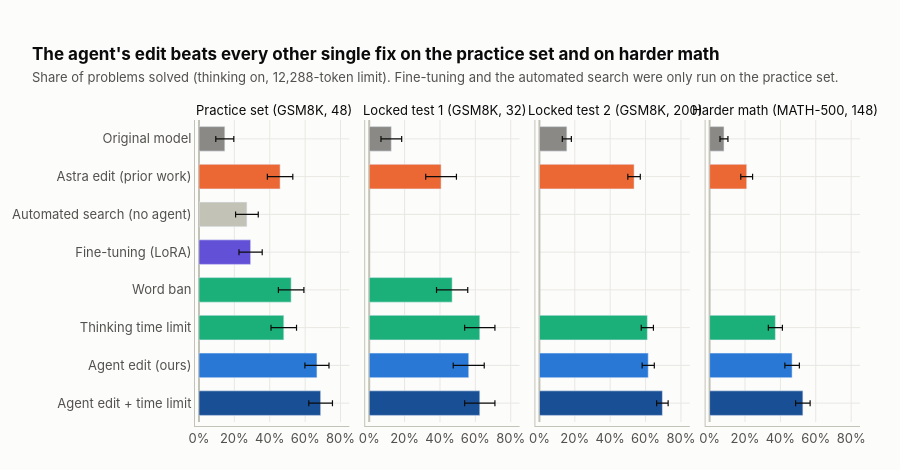

Notebook code cell kept with this figure:
### Markdown cell above
## 2. The headline: which fix works best?

Each panel is a different set of problems. Bars show the share solved, and the thin black lines are the
<abbr title="The range in which the true value probably lies, given how few problems we tested; ±1 standard error">error bars</abbr>.
Hover a bar to see what the method is and how many problems it solved.

### Code cell
ORDER = ["base", "astra", "m2a_naive", "ft_sft_ep2", "lbx_w10_t1", "bf4096", "m2a_a1_062959_102", "m2a_a1_062959_102+bf4096"]
fig = make_subplots(rows=1, cols=len(SETS), shared_yaxes=True, horizontal_spacing=0.03, subplot_titles=list(SETS.values()))
for j, tag in enumerate(SETS, start=1):
    for arm in ORDER:
        if not has(tag, arm):
            continue
        k, n = acc(tag, arm); p = k / n
        fig.add_bar(y=[label(arm)], x=[p], orientation="h", marker_color=color(arm), showlegend=False,
                    error_x=dict(type="data", array=[se(p, n)], color=INK, thickness=1.2, width=3),
                    customdata=[[k, n, se(p, n) * 100, desc(arm)]],
                    hovertemplate=f"<b>{label(arm)}</b> on {SETS[tag]}<br>solved <b>%{{customdata[0]}} of %{{customdata[1]}}</b> (%{{x:.0%}}, ±%{{customdata[2]:.0f}} points)<br><br>%{{customdata[3]}}<extra></extra>",
                    row=1, col=j)
    fig.update_xaxes(range=[0, 0.85], tickformat=".0%", col=j)
style(fig, 470, "The agent's edit beats every other single fix on the practice set and on harder math",
      "Share of problems solved (thinking on, 12,288-token limit). Fine-tuning and the automated search were only run on the practice set.")
fig.update_yaxes(categoryorder="array", categoryarray=[label(a) for a in ORDER[::-1]])
fig.update_layout(barmode="overlay", bargap=0.35)
for a in fig.layout.annotations:
    a.font = dict(size=13, color=INK)
show(fig)

### Figure 1 — Plotly figure (JSON) as saved in the notebook; plotly's stock layout.template omitted (floating-point values rounded to 4 significant figures)
{"data": [{"customdata": [[7, 48, 5.094, "Qwen3.5-0.8B exactly as released. No changes."]], "error_x": {"array": [0.05094], "color": "#0b0b0b", "thickness": 1.2, "type": "data", "width": 3}, "hovertemplate": "<b>Original model</b> on Practice set (GSM8K, 48)<br>solved <b>%{customdata[0]} of %{customdata[1]}</b> (%{x:.0%}, ±%{customdata[2]:.0f} points)<br><br>%{customdata[3]}<extra></extra>", "marker": {"color": "#8a8985"}, "orientation": "h", "showlegend": false, "type": "bar", "x": [0.1458], "xaxis": "x", "y": ["Original model"], "yaxis": "y"}, {"customdata": [[22, 48, 7.192, "The weight edit published in 'Sparks of Weight-Space Programming' (MIT, 2026), found by GPT-6 'Astra'<br>in 20 hours. It weakens one internal 'repetition' signal."]], "error_x": {"array": [0.07192], "color": "#0b0b0b", "thickness": 1.2, "type": "data", "width": 3}, "hovertemplate": "<b>Astra edit (prior work)</b> on Practice set (GSM8K, 48)<br>solved <b>%{customdata[0]} of %{customdata[1]}</b> (%{x:.0%}, ±%{customdata[2]:.0f} points)<br><br>%{customdata[3]}<extra></extra>", "marker": {"color": "#eb6834"}, "orientation": "h", "showlegend": false, "type": "bar", "x": [0.4583], "xaxis": "x", "y": ["Astra edit (prior work)"], "yaxis": "y"}, {"customdata": [[13, 48, 6.414, "A script that tried edits from the same toolbox as the agent, with the same budget<br>and the same feedback, but without an AI reasoning about what to try."]], "error_x": {"array": [0.06414], "color": "#0b0b0b", "thickness": 1.2, "type": "data", "width": 3}, "hovertemplate": "<b>Automated search (no agent)</b> on Practice set (GSM8K, 48)<br>solved <b>%{customdata[0]} of %{customdata[1]}</b> (%{x:.0%}, ±%{customdata[2]:.0f} points)<br><br>%{customdata[3]}<extra></extra>", "marker": {"color": "#c3c2b7"}, "orientation": "h", "showlegend": false, "type": "bar", "x": [0.2708], "xaxis": "x", "y": ["Automated search (no agent)"], "yaxis": "y"}, {"customdata": [[14, 48, 6.561, "Classic training: 175 examples of the model's own loop-free reasoning, 3 rounds,<br>17 GPU-hours. A standard, cheap fine-tuning recipe."]], "error_x": {"array": [0.06561], "color": "#0b0b0b", "thickness": 1.2, "type": "data", "width": 3}, "hovertemplate": "<b>Fine-tuning (LoRA)</b> on Practice set (GSM8K, 48)<br>solved <b>%{customdata[0]} of %{customdata[1]}</b> (%{x:.0%}, ±%{customdata[2]:.0f} points)<br><br>%{customdata[3]}<extra></extra>", "marker": {"color": "#6250d6"}, "orientation": "h", "showlegend": false, "type": "bar", "x": [0.2917], "xaxis": "x", "y": ["Fine-tuning (LoRA)"], "yaxis": "y"}, {"customdata": [[25, 48, 7.211, "No weight change. While the model writes, we make the word 'Wait' almost forbidden<br>and nudge it to stop thinking (a 'logit bias'). Best of 3 settings we tuned."]], "error_x": {"array": [0.07211], "color": "#0b0b0b", "thickness": 1.2, "type": "data", "width": 3}, "hovertemplate": "<b>Word ban</b> on Practice set (GSM8K, 48)<br>solved <b>%{customdata[0]} of %{customdata[1]}</b> (%{x:.0%}, ±%{customdata[2]:.0f} points)<br><br>%{customdata[3]}<extra></extra>", "marker": {"color": "#1baf7a"}, "orientation": "h", "showlegend": false, "type": "bar", "x": [0.5208], "xaxis": "x", "y": ["Word ban"], "yaxis": "y"}, {"customdata": [[23, 48, 7.211, "No weight change. After 4,096 tokens (~3,000 words) of thinking we cut it off<br>and force the model to answer ('budget forcing'). Best of 2 settings we tuned."]], "error_x": {"array": [0.07211], "color": "#0b0b0b", "thickness": 1.2, "type": "data", "width": 3}, "hovertemplate": "<b>Thinking time limit</b> on Practice set (GSM8K, 48)<br>solved <b>%{customdata[0]} of %{customdata[1]}</b> (%{x:.0%}, ±%{customdata[2]:.0f} points)<br><br>%{customdata[3]}<extra></extra>", "marker": {"color": "#1baf7a"}, "orientation": "h", "showlegend": false, "type": "bar", "x": [0.4792], "xaxis": "x", "y": ["Thinking time limit"], "yaxis": "y"}, {"customdata": [[32, 48, 6.804, "Four tiny changes found by a Claude agent in ~2 hours: quiet the impulse to say 'Wait'<br>(3 internal 'neurons') and strengthen the 'I'm done thinking' signal."]], "error_x": {"array": [0.06804], "color": "#0b0b0b", "thickness": 1.2, "type": "data", "width": 3}, "hovertemplate": "<b>Agent edit (ours)</b> on Practice set (GSM8K, 48)<br>solved <b>%{customdata[0]} of %{customdata[1]}</b> (%{x:.0%}, ±%{customdata[2]:.0f} points)<br><br>%{customdata[3]}<extra></extra>", "marker": {"color": "#2a78d6"}, "orientation": "h", "showlegend": false, "type": "bar", "x": [0.6667], "xaxis": "x", "y": ["Agent edit (ours)"], "yaxis": "y"}, {"customdata": [[33, 48, 6.69, "The agent's edit combined with the thinking time limit."]], "error_x": {"array": [0.0669], "color": "#0b0b0b", "thickness": 1.2, "type": "data", "width": 3}, "hovertemplate": "<b>Agent edit + time limit</b> on Practice set (GSM8K, 48)<br>solved <b>%{customdata[0]} of %{customdata[1]}</b> (%{x:.0%}, ±%{customdata[2]:.0f} points)<br><br>%{customdata[3]}<extra></extra>", "marker": {"color": "#184f95"}, "orientation": "h", "showlegend": false, "type": "bar", "x": [0.6875], "xaxis": "x", "y": ["Agent edit + time limit"], "yaxis": "y"}, {"customdata": [[4, 32, 5.846, "Qwen3.5-0.8B exactly as released. No changes."]], "error_x": {"array": [0.05846], "color": "#0b0b0b", "thickness": 1.2, "type": "data", "width": 3}, "hovertemplate": "<b>Original model</b> on Locked test 1 (GSM8K, 32)<br>solved <b>%{customdata[0]} of %{customdata[1]}</b> (%{x:.0%}, ±%{customdata[2]:.0f} points)<br><br>%{customdata[3]}<extra></extra>", "marker": {"color": "#8a8985"}, "orientation": "h", "showlegend": false, "type": "bar", "x": [0.125], "xaxis": "x2", "y": ["Original model"], "yaxis": "y2"}, {"customdata": [[13, 32, 8.682, "The weight edit published in 'Sparks of Weight-Space Programming' (MIT, 2026), found by GPT-6 'Astra'<br>in 20 hours. It weakens one internal 'repetition' signal."]], "error_x": {"array": [0.08682], "color": "#0b0b0b", "thickness": 1.2, "type": "data", "width": 3}, "hovertemplate": "<b>Astra edit (prior work)</b> on Locked test 1 (GSM8K, 32)<br>solved <b>%{customdata[0]} of %{customdata[1]}</b> (%{x:.0%}, ±%{customdata[2]:.0f} points)<br><br>%{customdata[3]}<extra></extra>", "marker": {"color": "#eb6834"}, "orientation": "h", "showlegend": false, "type": "bar", "x": [0.4062], "xaxis": "x2", "y": ["Astra edit (prior work)"], "yaxis": "y2"}, {"customdata": [[15, 32, 8.822, "No weight change. While the model writes, we make the word 'Wait' almost forbidden<br>and nudge it to stop thinking (a 'logit bias'). Best of 3 settings we tuned."]], "error_x": {"array": [0.08822], "color": "#0b0b0b", "thickness": 1.2, "type": "data", "width": 3}, "hovertemplate": "<b>Word ban</b> on Locked test 1 (GSM8K, 32)<br>solved <b>%{customdata[0]} of %{customdata[1]}</b> (%{x:.0%}, ±%{customdata[2]:.0f} points)<br><br>%{customdata[3]}<extra></extra>", "marker": {"color": "#1baf7a"}, "orientation": "h", "showlegend": false, "type": "bar", "x": [0.4688], "xaxis": "x2", "y": ["Word ban"], "yaxis": "y2"}, {"customdata": [[20, 32, 8.558, "No weight change. After 4,096 tokens (~3,000 words) of thinking we cut it off<br>and force the model to answer ('budget forcing'). Best of 2 settings we tuned."]], "error_x": {"array": [0.08558], "color": "#0b0b0b", "thickness": 1.2, "type": "data", "width": 3}, "hovertemplate": "<b>Thinking time limit</b> on Locked test 1 (GSM8K, 32)<br>solved <b>%{customdata[0]} of %{customdata[1]}</b> (%{x:.0%}, ±%{customdata[2]:.0f} points)<br><br>%{customdata[3]}<extra></extra>", "marker": {"color": "#1baf7a"}, "orientation": "h", "showlegend": false, "type": "bar", "x": [0.625], "xaxis": "x2", "y": ["Thinking time limit"], "yaxis": "y2"}, {"customdata": [[18, 32, 8.77, "Four tiny changes found by a Claude agent in ~2 hours: quiet the impulse to say 'Wait'<br>(3 internal 'neurons') and strengthen the 'I'm done thinking' signal."]], "error_x": {"array": [0.0877], "color": "#0b0b0b", "thickness": 1.2, "type": "data", "width": 3}, "hovertemplate": "<b>Agent edit (ours)</b> on Locked test 1 (GSM8K, 32)<br>solved <b>%{customdata[0]} of %{customdata[1]}</b> (%{x:.0%}, ±%{customdata[2]:.0f} points)<br><br>%{customdata[3]}<extra></extra>", "marker": {"color": "#2a78d6"}, "orientation": "h", "showlegend": false, "type": "bar", "x": [0.5625], "xaxis": "x2", "y": ["Agent edit (ours)"], "yaxis": "y2"}, {"customdata": [[20, 32, 8.558, "The agent's edit combined with the thinking time limit."]], "error_x": {"array": [0.08558], "color": "#0b0b0b", "thickness": 1.2, "type": "data", "width": 3}, "hovertemplate": "<b>Agent edit + time limit</b> on Locked test 1 (GSM8K, 32)<br>solved <b>%{customdata[0]} of %{customdata[1]}</b> (%{x:.0%}, ±%{customdata[2]:.0f} points)<br><br>%{customdata[3]}<extra></extra>", "marker": {"color": "#184f95"}, "orientation": "h", "showlegend": false, "type": "bar", "x": [0.625], "xaxis": "x2", "y": ["Agent edit + time limit"], "yaxis": "y2"}, {"customdata": [[31, 200, 2.559, "Qwen3.5-0.8B exactly as released. No changes."]], "error_x": {"array": [0.02559], "color": "#0b0b0b", "thickness": 1.2, "type": "data", "width": 3}, "hovertemplate": "<b>Original model</b> on Locked test 2 (GSM8K, 200)<br>solved <b>%{customdata[0]} of %{customdata[1]}</b> (%{x:.0%}, ±%{customdata[2]:.0f} points)<br><br>%{customdata[3]}<extra></extra>", "marker": {"color": "#8a8985"}, "orientation": "h", "showlegend": false, "type": "bar", "x": [0.155], "xaxis": "x3", "y": ["Original model"], "yaxis": "y3"}, {"customdata": [[107, 200, 3.527, "The weight edit published in 'Sparks of Weight-Space Programming' (MIT, 2026), found by GPT-6 'Astra'<br>in 20 hours. It weakens one internal 'repetition' signal."]], "error_x": {"array": [0.03527], "color": "#0b0b0b", "thickness": 1.2, "type": "data", "width": 3}, "hovertemplate": "<b>Astra edit (prior work)</b> on Locked test 2 (GSM8K, 200)<br>solved <b>%{customdata[0]} of %{customdata[1]}</b> (%{x:.0%}, ±%{customdata[2]:.0f} points)<br><br>%{customdata[3]}<extra></extra>", "marker": {"color": "#eb6834"}, "orientation": "h", "showlegend": false, "type": "bar", "x": [0.535], "xaxis": "x3", "y": ["Astra edit (prior work)"], "yaxis": "y3"}, {"customdata": [[122, 200, 3.449, "No weight change. After 4,096 tokens (~3,000 words) of thinking we cut it off<br>and force the model to answer ('budget forcing'). Best of 2 settings we tuned."]], "error_x": {"array": [0.03449], "color": "#0b0b0b", "thickness": 1.2, "type": "data", "width": 3}, "hovertemplate": "<b>Thinking time limit</b> on Locked test 2 (GSM8K, 200)<br>solved <b>%{customdata[0]} of %{customdata[1]}</b> (%{x:.0%}, ±%{customdata[2]:.0f} points)<br><br>%{customdata[3]}<extra></extra>", "marker": {"color": "#1baf7a"}, "orientation": "h", "showlegend": false, "type": "bar", "x": [0.61], "xaxis": "x3", "y": ["Thinking time limit"], "yaxis": "y3"}, {"customdata": [[123, 200, 3.441, "Four tiny changes found by a Claude agent in ~2 hours: quiet the impulse to say 'Wait'<br>(3 internal 'neurons') and strengthen the 'I'm done thinking' signal."]], "error_x": {"array": [0.03441], "color": "#0b0b0b", "thickness": 1.2, "type": "data", "width": 3}, "hovertemplate": "<b>Agent edit (ours)</b> on Locked test 2 (GSM8K, 200)<br>solved <b>%{customdata[0]} of %{customdata[1]}</b> (%{x:.0%}, ±%{customdata[2]:.0f} points)<br><br>%{customdata[3]}<extra></extra>", "marker": {"color": "#2a78d6"}, "orientation": "h", "showlegend": false, "type": "bar", "x": [0.615], "xaxis": "x3", "y": ["Agent edit (ours)"], "yaxis": "y3"}, {"customdata": [[139, 200, 3.256, "The agent's edit combined with the thinking time limit."]], "error_x": {"array": [0.03256], "color": "#0b0b0b", "thickness": 1.2, "type": "data", "width": 3}, "hovertemplate": "<b>Agent edit + time limit</b> on Locked test 2 (GSM8K, 200)<br>solved <b>%{customdata[0]} of %{customdata[1]}</b> (%{x:.0%}, ±%{customdata[2]:.0f} points)<br><br>%{customdata[3]}<extra></extra>", "marker": {"color": "#184f95"}, "orientation": "h", "showlegend": false, "type": "bar", "x": [0.695], "xaxis": "x3", "y": ["Agent edit + time limit"], "yaxis": "y3"}, {"customdata": [[12, 148, 2.244, "Qwen3.5-0.8B exactly as released. No changes."]], "error_x": {"array": [0.02244], "color": "#0b0b0b", "thickness": 1.2, "type": "data", "width": 3}, "hovertemplate": "<b>Original model</b> on Harder math (MATH-500, 148)<br>solved <b>%{customdata[0]} of %{customdata[1]}</b> (%{x:.0%}, ±%{customdata[2]:.0f} points)<br><br>%{customdata[3]}<extra></extra>", "marker": {"color": "#8a8985"}, "orientation": "h", "showlegend": false, "type": "bar", "x": [0.08108], "xaxis": "x4", "y": ["Original model"], "yaxis": "y4"}, {"customdata": [[31, 148, 3.345, "The weight edit published in 'Sparks of Weight-Space Programming' (MIT, 2026), found by GPT-6 'Astra'<br>in 20 hours. It weakens one internal 'repetition' signal."]], "error_x": {"array": [0.03345], "color": "#0b0b0b", "thickness": 1.2, "type": "data", "width": 3}, "hovertemplate": "<b>Astra edit (prior work)</b> on Harder math (MATH-500, 148)<br>solved <b>%{customdata[0]} of %{customdata[1]}</b> (%{x:.0%}, ±%{customdata[2]:.0f} points)<br><br>%{customdata[3]}<extra></extra>", "marker": {"color": "#eb6834"}, "orientation": "h", "showlegend": false, "type": "bar", "x": [0.2095], "xaxis": "x4", "y": ["Astra edit (prior work)"], "yaxis": "y4"}, {"customdata": [[55, 148, 3.972, "No weight change. After 4,096 tokens (~3,000 words) of thinking we cut it off<br>and force the model to answer ('budget forcing'). Best of 2 settings we tuned."]], "error_x": {"array": [0.03972], "color": "#0b0b0b", "thickness": 1.2, "type": "data", "width": 3}, "hovertemplate": "<b>Thinking time limit</b> on Harder math (MATH-500, 148)<br>solved <b>%{customdata[0]} of %{customdata[1]}</b> (%{x:.0%}, ±%{customdata[2]:.0f} points)<br><br>%{customdata[3]}<extra></extra>", "marker": {"color": "#1baf7a"}, "orientation": "h", "showlegend": false, "type": "bar", "x": [0.3716], "xaxis": "x4", "y": ["Thinking time limit"], "yaxis": "y4"}, {"customdata": [[69, 148, 4.101, "Four tiny changes found by a Claude agent in ~2 hours: quiet the impulse to say 'Wait'<br>(3 internal 'neurons') and strengthen the 'I'm done thinking' signal."]], "error_x": {"array": [0.04101], "color": "#0b0b0b", "thickness": 1.2, "type": "data", "width": 3}, "hovertemplate": "<b>Agent edit (ours)</b> on Harder math (MATH-500, 148)<br>solved <b>%{customdata[0]} of %{customdata[1]}</b> (%{x:.0%}, ±%{customdata[2]:.0f} points)<br><br>%{customdata[3]}<extra></extra>", "marker": {"color": "#2a78d6"}, "orientation": "h", "showlegend": false, "type": "bar", "x": [0.4662], "xaxis": "x4", "y": ["Agent edit (ours)"], "yaxis": "y4"}, {"customdata": [[78, 148, 4.104, "The agent's edit combined with the thinking time limit."]], "error_x": {"array": [0.04104], "color": "#0b0b0b", "thickness": 1.2, "type": "data", "width": 3}, "hovertemplate": "<b>Agent edit + time limit</b> on Harder math (MATH-500, 148)<br>solved <b>%{customdata[0]} of %{customdata[1]}</b> (%{x:.0%}, ±%{customdata[2]:.0f} points)<br><br>%{customdata[3]}<extra></extra>", "marker": {"color": "#184f95"}, "orientation": "h", "showlegend": false, "type": "bar", "x": [0.527], "xaxis": "x4", "y": ["Agent edit + time limit"], "yaxis": "y4"}], "layout": {"annotations": [{"font": {"color": "#0b0b0b", "size": 13}, "showarrow": false, "text": "Practice set (GSM8K, 48)", "x": 0.1138, "xanchor": "center", "xref": "paper", "y": 1.0, "yanchor": "bottom", "yref": "paper"}, {"font": {"color": "#0b0b0b", "size": 13}, "showarrow": false, "text": "Locked test 1 (GSM8K, 32)", "x": 0.3712, "xanchor": "center", "xref": "paper", "y": 1.0, "yanchor": "bottom", "yref": "paper"}, {"font": {"color": "#0b0b0b", "size": 13}, "showarrow": false, "text": "Locked test 2 (GSM8K, 200)", "x": 0.6288, "xanchor": "center", "xref": "paper", "y": 1.0, "yanchor": "bottom", "yref": "paper"}, {"font": {"color": "#0b0b0b", "size": 13}, "showarrow": false, "text": "Harder math (MATH-500, 148)", "x": 0.8862, "xanchor": "center", "xref": "paper", "y": 1.0, "yanchor": "bottom", "yref": "paper"}], "bargap": 0.35, "barmode": "overlay", "font": {"color": "#52514e", "family": "Inter, Helvetica, Arial, sans-serif", "size": 13}, "height": 470, "hoverlabel": {"align": "left", "bgcolor": "white", "bordercolor": "#c3c2b7", "font": {"color": "#0b0b0b", "size": 13}}, "legend": {"font": {"color": "#52514e"}, "orientation": "h", "x": 0, "xref": "paper", "y": -0.18}, "margin": {"b": 48, "l": 40, "pad": 4, "r": 40, "t": 120}, "paper_bgcolor": "#fcfcfb", "plot_bgcolor": "#fcfcfb", "title": {"font": {"color": "#0b0b0b", "size": 17}, "pad": {"l": 32, "t": 8}, "text": "<b>The agent's edit beats every other single fix on the practice set and on harder math</b><br><span style='font-size:13px;color:#52514e'>Share of problems solved (thinking on, 12,288-token limit). Fine-tuning and the automated search were only run on the practice set.</span>", "x": 0, "xanchor": "left", "xref": "container"}, "xaxis": {"anchor": "y", "domain": [0.0, 0.2275], "gridcolor": "#e8e7e3", "linecolor": "#c3c2b7", "range": [0, 0.85], "tickfont": {"color": "#52514e"}, "tickformat": ".0%", "zerolinecolor": "#c3c2b7"}, "xaxis2": {"anchor": "y2", "domain": [0.2575, 0.485], "gridcolor": "#e8e7e3", "linecolor": "#c3c2b7", "range": [0, 0.85], "tickfont": {"color": "#52514e"}, "tickformat": ".0%", "zerolinecolor": "#c3c2b7"}, "xaxis3": {"anchor": "y3", "domain": [0.515, 0.7425], "gridcolor": "#e8e7e3", "linecolor": "#c3c2b7", "range": [0, 0.85], "tickfont": {"color": "#52514e"}, "tickformat": ".0%", "zerolinecolor": "#c3c2b7"}, "xaxis4": {"anchor": "y4", "domain": [0.7725, 1.0], "gridcolor": "#e8e7e3", "linecolor": "#c3c2b7", "range": [0, 0.85], "tickfont": {"color": "#52514e"}, "tickformat": ".0%", "zerolinecolor": "#c3c2b7"}, "yaxis": {"anchor": "x", "categoryarray": ["Agent edit + time limit", "Agent edit (ours)", "Thinking time limit", "Word ban", "Fine-tuning (LoRA)", "Automated search (no agent)", "Astra edit (prior work)", "Original model"], "categoryorder": "array", "domain": [0.0, 1.0], "gridcolor": "#e8e7e3", "linecolor": "#c3c2b7", "tickfont": {"color": "#52514e"}, "zerolinecolor": "#c3c2b7"}, "yaxis2": {"anchor": "x2", "categoryarray": ["Agent edit + time limit", "Agent edit (ours)", "Thinking time limit", "Word ban", "Fine-tuning (LoRA)", "Automated search (no agent)", "Astra edit (prior work)", "Original model"], "categoryorder": "array", "domain": [0.0, 1.0], "gridcolor": "#e8e7e3", "linecolor": "#c3c2b7", "matches": "y", "showticklabels": false, "tickfont": {"color": "#52514e"}, "zerolinecolor": "#c3c2b7"}, "yaxis3": {"anchor": "x3", "categoryarray": ["Agent edit + time limit", "Agent edit (ours)", "Thinking time limit", "Word ban", "Fine-tuning (LoRA)", "Automated search (no agent)", "Astra edit (prior work)", "Original model"], "categoryorder": "array", "domain": [0.0, 1.0], "gridcolor": "#e8e7e3", "linecolor": "#c3c2b7", "matches": "y", "showticklabels": false, "tickfont": {"color": "#52514e"}, "zerolinecolor": "#c3c2b7"}, "yaxis4": {"anchor": "x4", "categoryarray": ["Agent edit + time limit", "Agent edit (ours)", "Thinking time limit", "Word ban", "Fine-tuning (LoRA)", "Automated search (no agent)", "Astra edit (prior work)", "Original model"], "categoryorder": "array", "domain": [0.0, 1.0], "gridcolor": "#e8e7e3", "linecolor": "#c3c2b7", "matches": "y", "showticklabels": false, "tickfont": {"color": "#52514e"}, "zerolinecolor": "#c3c2b7"}}}
